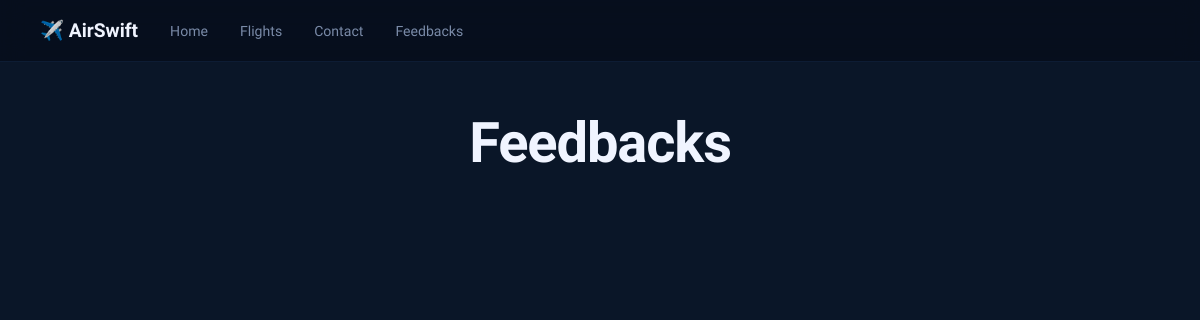
The page /feedback/ (signed in) on the database as committed earlier.
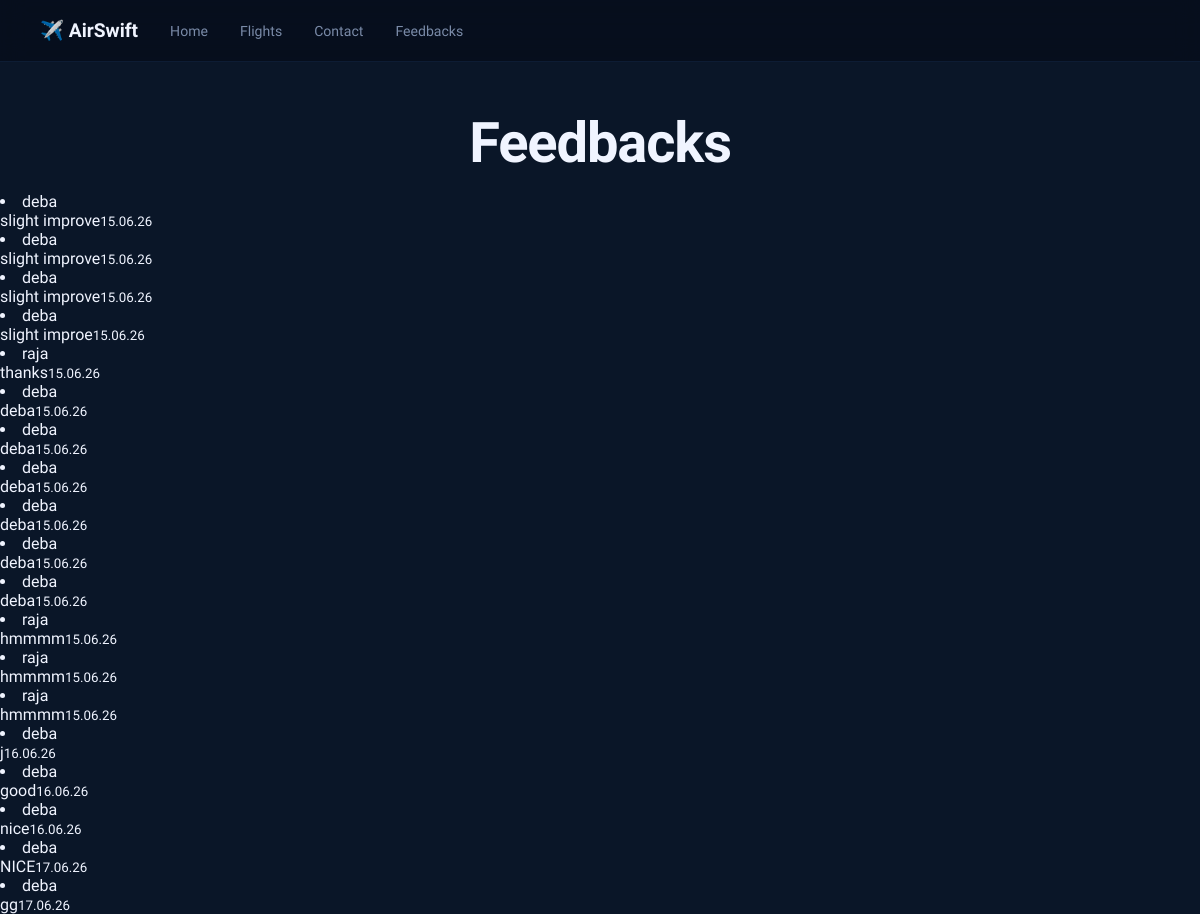
The same page on the database as committed later.
### mesy/models.py (models this page shows, shortened)
class Feedback(models.Model):
    user = models.ForeignKey(User, on_delete=models.CASCADE, related_name="user_feedback")
    message = models.CharField(max_length=1000)
    created_at = models.DateTimeField(auto_now_add=True)

### mesy/views.py (the view)
# urls.py: path("feedback/", views.feedback_view, name="feedback"),
@login_required
def feedback_view(request):
    feedback = Feedback.objects.all()
    return render(request, "mesy/feedbacks.html", {"feedbacks":feedback})

### mesy/templates/mesy/feedbacks.html
{% extends 'mesy/layout.html' %}
{% block body %}
    <h1>Feedbacks</h1>
    {% for feedback in feedbacks %}
    <li>
        {{ feedback.user }}<br>{{ feedback.message }}<small>{{ feedback.created_at|date:"d.m.y" }}</small>
    </li>
    {% endfor %}
{% endblock %}

### mesy/templates/mesy/layout.html (shortened to what this page needs)
{% load static %}
<!DOCTYPE html>
<html lang="en">
    <head>
        <link rel="stylesheet" href="{% static 'mesy/index.css' %}">
    </head>
    <body>
        <nav class="navbar">
        <div class="logo" id="navbar">✈️ AirSwift
            <a href="{% url 'home' %}">Home</a>
            <a href="{% url 'all_flight' %}">Flights</a>
            <a href="{% url 'contact' %}">Contact</a>
            <a href="{% url 'feedback' %}">Feedbacks</a>
         </div>
        </nav>
            {% block body %}
            {% endblock %}
    </body>
</html>

### mesy/static/mesy/index.css (style rules this page uses)
*, *::before, *::after { box-sizing: border-box; margin: 0; padding: 0; }
:root { --sky: #0a1628; --deep: #060e1c; --accent: #4f9cf9; --glow: #7bb8ff; --white: #f0f4ff; --muted: #7a8ba8; --card-bg: rgba(255,255,255,0.04); --card-border: rgba(79,156,249,0.15); }
body { background: var(--sky); color: var(--white); font-family: 'NTR', sans-serif; min-height: 100vh; overflow-x: hidden; }
.navbar { display: flex; align-items: center; padding: 1.2rem 2.5rem; border-bottom: 1px solid rgba(79,156,249,0.1); background: rgba(6,14,28,0.85); backdrop-filter: blur(12px); position: sticky; top: 0; z-index: 100; }
#navbar { display: flex; align-items: center; gap: 2rem; font-family: 'NTR', sans-serif; font-weight: 800; font-size: 1.2rem; color: var(--white); }
#navbar a { font-family: 'NTR', sans-serif; font-size: 0.88rem; font-weight: 500; color: var(--muted); text-decoration: none; transition: color 0.2s; }
h1 { font-family: 'NTR', sans-serif; font-size: clamp(2rem, 5vw, 3.5rem); font-weight: 800; letter-spacing: -0.02em; margin-bottom: 1rem; color: var(--white); }
a { color: var(--accent); text-decoration: none; transition: color 0.2s; }
body > h3, body > h1, body > p, body > a.btn { text-align: center; }
body { padding-top: 0; }
body > h1, body > h2, body > h3, body > p, body > ul, body > form, body > .features { padding-left: 2rem; padding-right: 2rem; }
body > h1 { padding-top: 3rem; max-width: 1000px; margin-left: auto; margin-right: auto; }

Rows that differ between the two databases and show on the page:
added Feedback: user "deba", message "slight improve", created_at "15.06.26"
added Feedback: user "deba", message "slight improve", created_at "15.06.26"
added Feedback: user "deba", message "slight improve", created_at "15.06.26"
added Feedback: user "deba", message "slight improe", created_at "15.06.26"
added Feedback: user "raja", message "thanks", created_at "15.06.26"
added Feedback: user "deba", message "deba", created_at "15.06.26"
added Feedback: user "deba", message "deba", created_at "15.06.26"
added Feedback: user "deba", message "deba", created_at "15.06.26"
added Feedback: user "deba", message "deba", created_at "15.06.26"
added Feedback: user "deba", message "deba", created_at "15.06.26"
added Feedback: user "deba", message "deba", created_at "15.06.26"
added Feedback: user "raja", message "hmmmm", created_at "15.06.26"
added Feedback: user "raja", message "hmmmm", created_at "15.06.26"
added Feedback: user "raja", message "hmmmm", created_at "15.06.26"
added Feedback: user "deba", message "j", created_at "16.06.26"
added Feedback: user "deba", message "good", created_at "16.06.26"
added Feedback: user "deba", message "nice", created_at "16.06.26"
added Feedback: user "deba", message "NICE", created_at "17.06.26"
added Feedback: user "deba", message "gg", created_at "17.06.26"
